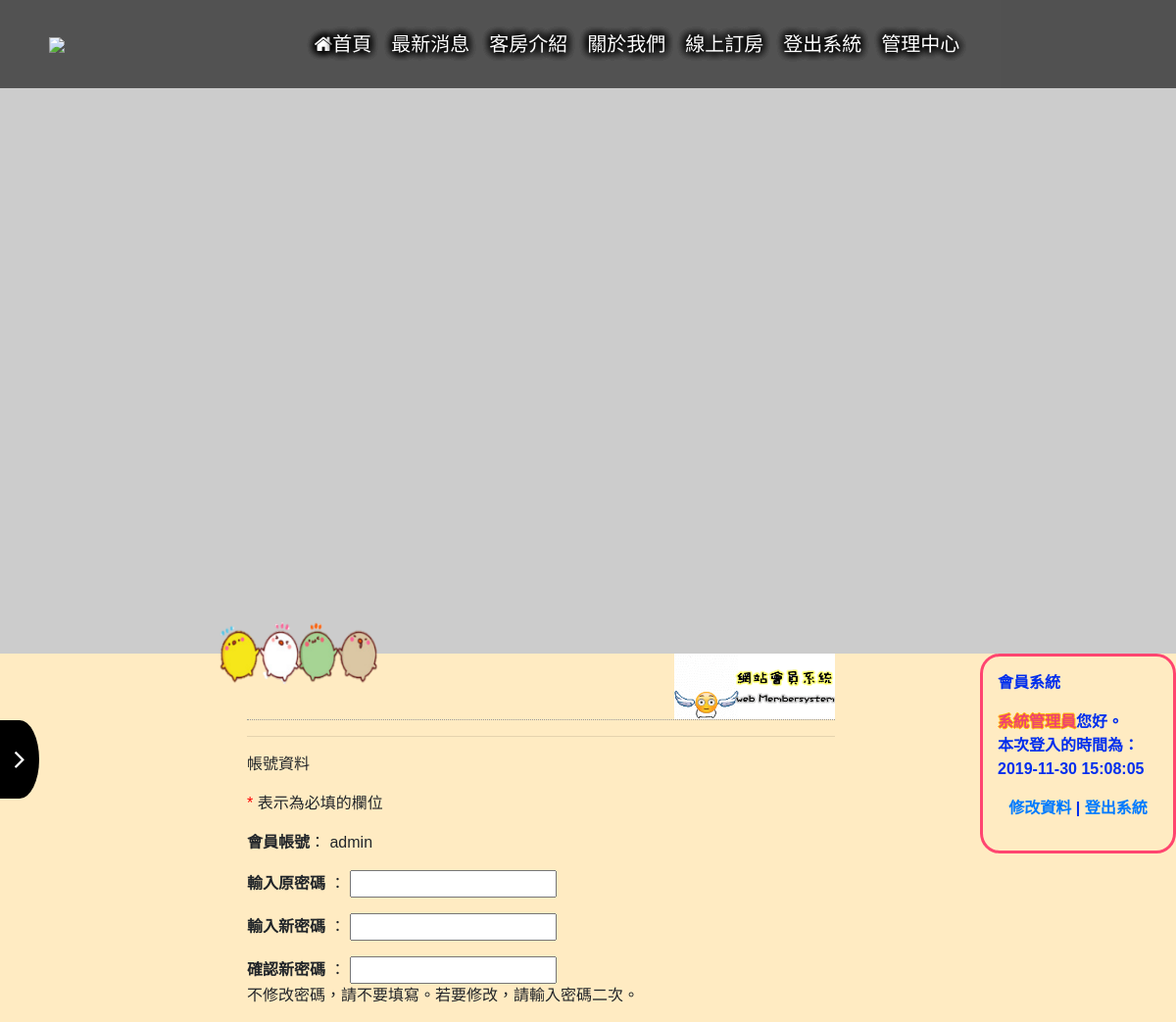
/layouts/admin/updateadmin.php?id=1 (signed in, upper part), run on an earlier commit of the app's database.
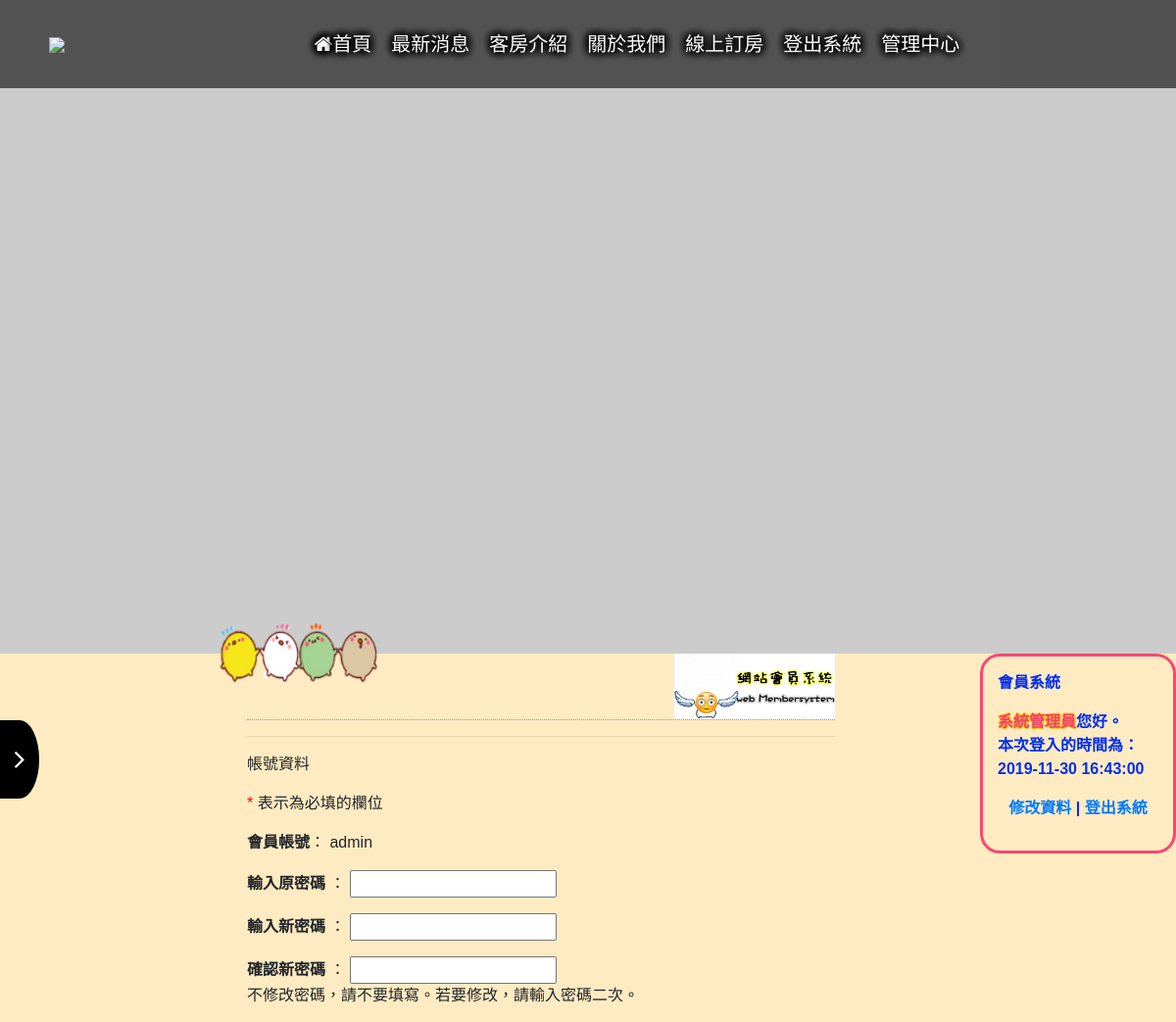
And on a later commit of the database.
### tables this page shows
CREATE TABLE `memberdata` (
  `m_id` int(10) NOT NULL,
  `m_name` varchar(20) NOT NULL,
  `m_username` varchar(20) NOT NULL,
  `m_passwd` varchar(100) NOT NULL,
  `m_sex` enum('男','女') NOT NULL,
  `m_birthday` date DEFAULT NULL,
  `m_email` varchar(100) DEFAULT NULL,
  `m_phone` varchar(100) DEFAULT NULL,
  `m_address` varchar(100) DEFAULT NULL,
  `m_level` enum('admin','member') NOT NULL DEFAULT 'member',
  `m_login` int(11) UNSIGNED NOT NULL DEFAULT 0,
  `m_logintime` datetime DEFAULT NULL,
  `m_jointime` datetime NOT NULL
);

### layouts/admin/updateadmin.php (the view, shortened to what this page needs)
<?php
require_once("../../connMysql.php");
$query_RecMember = "SELECT * FROM memberdata WHERE m_id='{$_GET["id"]}'";
$RecMember = $db_link->query($query_RecMember);
$row_RecMember=$RecMember->fetch_assoc();
$query_RecAdmin = "SELECT m_id, m_name, m_logintime FROM memberdata WHERE m_username=?";
$stmt=$db_link->prepare($query_RecAdmin);
$stmt->bind_param("s", $_SESSION["loginMember"]);
$stmt->execute();
$stmt->bind_result($mid, $mname, $mlogintime);
?>
<!DOCTYPE html>
<html lang="zh-tw">
<head>
    <link href="\font-awesome-4.7.0/css/font-awesome.min.css" rel="stylesheet" />
    <link href="\css/bootstrap.min.css" rel="stylesheet" />
    <link href="\css/ican.css" rel="stylesheet" />
</head>
<body>
    <?php
    include("../header.php");
    ?>
    <?php
    include("../admin-fixed.php");
    ?>
<div class="admincontent">
<table id="jointable" width="50%" border="0" align="center" cellpadding="4" cellspacing="0">
  <tr>
    <td class="tdbline">
      <img src="../../images/cute.png" id="cute"  title="忍法~影分身之術" width="164" height="67">
      <img src="../../images/mlogo.gif" id="mlogo" alt="會員系統" width="164" height="67">
    </td>
  </tr>
  <tr>
    <td class="tdbline"><table width="100%" border="0" cellspacing="0" cellpadding="10">
      <tr valign="top">
        <td class="tdrline"><form action="" method="POST" name="formupdate" id="formupdate" onSubmit="return checkupdate();">
          <div class="dataDiv">
            <hr size="1" />
            <p class="heading">帳號資料</p>
            <p>
              <font color="#FF0000">*</font> 表示為必填的欄位
            </p>
            <p><strong>會員帳號</strong>：
              <?php echo $row_RecMember["m_username"];?>
            </p>
            <p><strong>輸入原密碼</strong> ：
            <input name="oripasswd" type="password" class="normalinput">
            ?><br>
            </p>
            <p><strong>輸入新密碼</strong> ：
            <input name="m_newpasswd" type="password" class="normalinput" id="m_newpasswd">
            </p>
            <p><strong>確認新密碼</strong> ：
            <input name="m_passwdrecheck" type="password" class="normalinput" id="m_passwdrecheck"><br>
              <span class="smalltext">不修改密碼，請不要填寫。若要修改，請輸入密碼二次。</span>
            </p>
          </div>
        </form></td>
      </tr>
    </table></td>
  </tr>
</table>
</div>
</body>
</html>

### layouts/admin-fixed.php (shortened to what this page needs)
<div class="Logininformation">
    <p class="heading"><strong>會員系統</strong></p>
      <p><strong><?php echo "<font id='usernamestyle'>".$mname."</font>";?></strong>您好。<br>
      本次登入的時間為：<br><?php echo $mlogintime;?>
    </p>
      <p align="center"><a href="updateadmin.php?id=<?php echo $mid;?>">修改資料</a> | <a href="?logout=true">登出系統</a>
    </p>
</div>
<div class="side-menu">
    <label for="showsidebar">
        <i class="fa fa-angle-right"></i>
    </label>
</div>

What changed in the data, as far as the page shows it:
changed memberdata "系統管理員": m_logintime "2019-11-30 15:08:05" → "2019-11-30 16:43:00"
